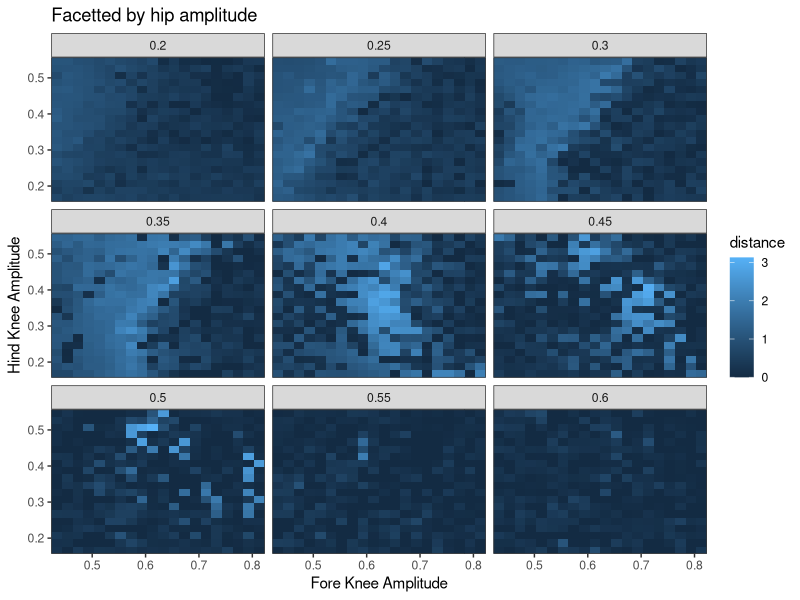
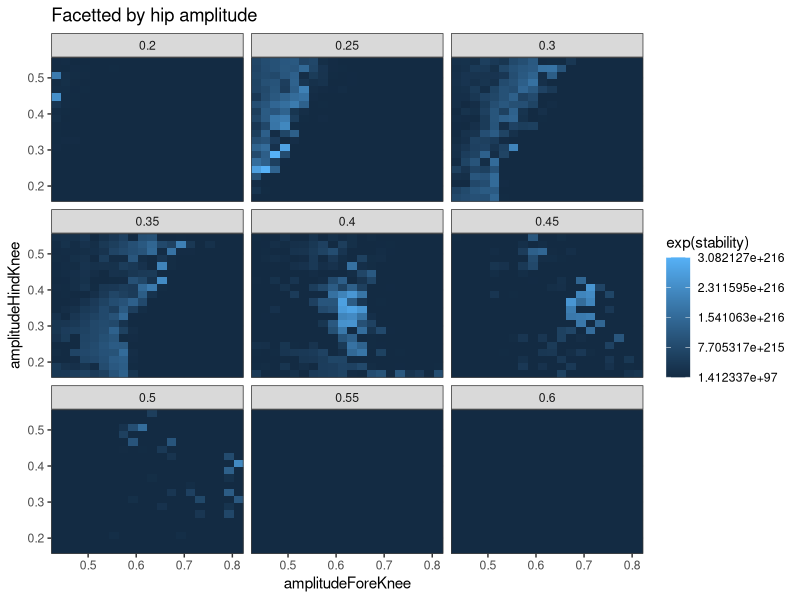
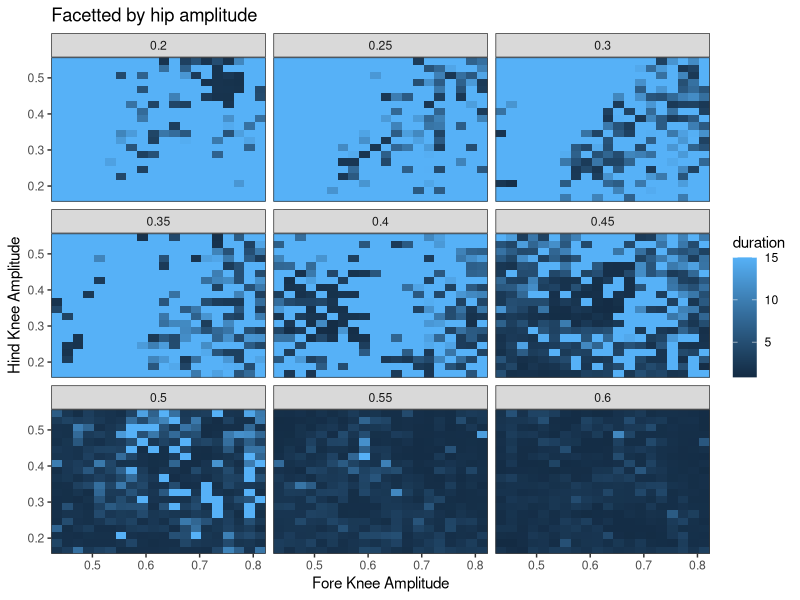
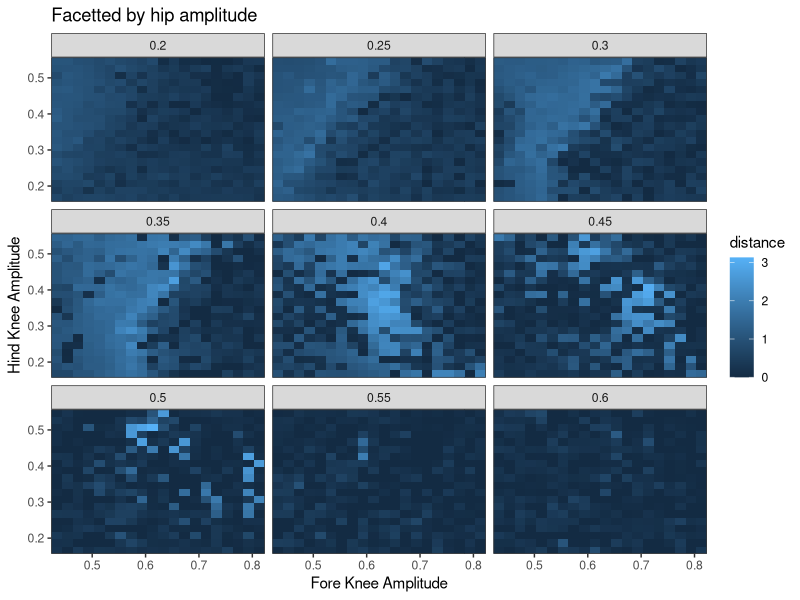
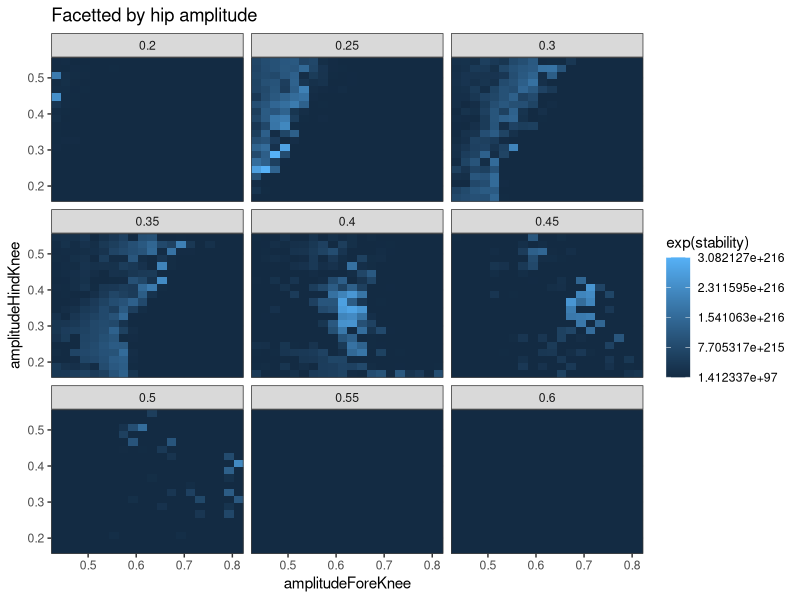
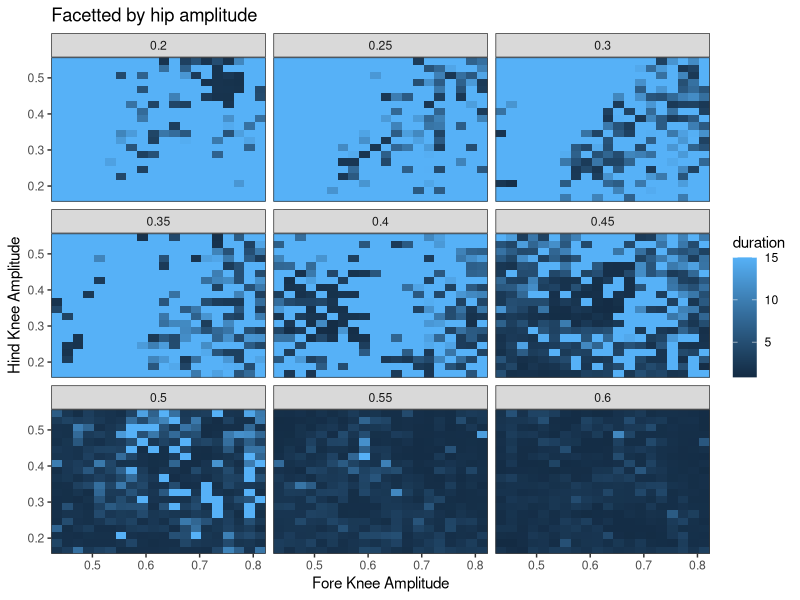

These charts were generated, in order, by the following R code: (Note: this script raises an error after producing the figures.)
# plot the results from our simulation
library("ggplot2")
theme_set(theme_bw())

data = read.table("hip-knee.dat", header=TRUE)
attach(data)
data$speed = distance / duration

qplot(amplitudeForeKnee, amplitudeHindKnee, fill = distance, data = data, 
	geom = "tile", main = "Facetted by hip amplitude") + 
	facet_wrap(~ amplitudeForeHip) + 
	scale_x_continuous("Fore Knee Amplitude", expand=c(0,0)) + 
	scale_y_continuous("Hind Knee Amplitude", expand=c(0,0)) +
	scale_colour_gradient("Distance")
ggsave("hip-knee-dist.pdf", width = 11, height = 10)

qplot(amplitudeForeKnee, amplitudeHindKnee, fill = exp(stability), data = data, geom = "tile", main = "Facetted by hip amplitude") + facet_wrap(~ amplitudeForeHip) + scale_x_continuous(expand=c(0,0)) + scale_y_continuous(expand=c(0,0))
ggsave("hip-knee-stab.pdf", width = 11, height = 10)

qplot(amplitudeForeKnee, amplitudeHindKnee, fill = duration, data = data, 
	geom = "tile", main = "Facetted by hip amplitude") + 
	facet_wrap(~ amplitudeForeHip) + 
	scale_x_continuous("Fore Knee Amplitude", expand=c(0,0)) + 
	scale_y_continuous("Hind Knee Amplitude", expand=c(0,0)) +
	scale_colour_continuous("Duration")
ggsave("hip-knee-dur.pdf", width = 11, height = 10)

qplot(amplitudeForeKnee, amplitudeHindKnee, fill = speed, data = data, 
	geom = "tile", main = "Facetted by hip amplitude") + 
	facet_wrap(~ amplitudeForeHip) + 
	scale_x_continuous("Fore Knee Amplitude", expand=c(0,0)) + 
	scale_y_continuous("Hind Knee Amplitude", expand=c(0,0)) + 
	scale_colour_gradient("Speed", low="", high="")
ggsave("hip-knee-speed.pdf", width = 11, height = 10)

stable = subset(data, duration == 15)
max(data$speed)
qplot(speed, data = stable, geom = "histogram")

#########
# Map parameters to speed
#########
# max speed is 0.32. Let's bin speed up to 0.3, making ten bins.
bins = seq(0, 0.3, 0.03)

